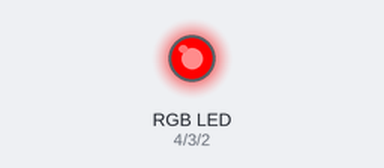
Simulated run of this sketch. Board: Arduino Uno, built with avr-gcc and run on an emulated ATmega328P. On the bench: an RGB LED mixed from three pins (HIGH = lit).

Above: at 0.5 s.
At 1.5 s:
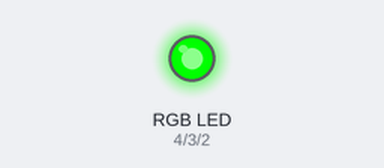
At 2.5 s:
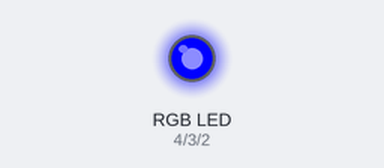
At 3.5 s:
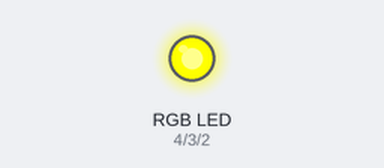
At 4.5 s:
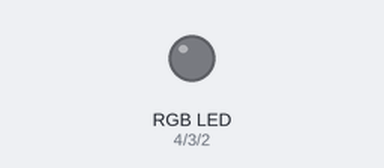
At 5.5 s:
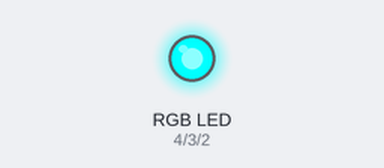
Timing chart, 0 to 6.9 s (numbered marks = the images above):
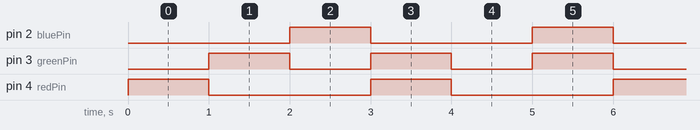

The sketch:

ledrgb.ino
```cpp
//on commence en spécifiant les broches vont être utilisées pour chacune des couleurs:
int redPin = 4;
int greenPin = 3;
int bluePin = 2;
//#define COMMON_ANODE
void setup()
{
// on fixe les sorties
  pinMode(redPin, OUTPUT);
  pinMode(greenPin, OUTPUT);
  pinMode(bluePin, OUTPUT);
}

void loop()
{
//partie expliquée dans la vidéo
  setColor(255, 0, 0);  // rouge
  //pause d'1 seconde
  delay(1000);
  setColor(0, 255, 0);  // vert
  delay(1000);
  setColor(0, 0, 255);  // bleu
  delay(1000);
  setColor(255, 255, 0);  // jaune
  delay(1000);
  setColor(80, 0, 80);  // rose /violet
  delay(1000);
  setColor(0, 255, 255);  // aqua
  delay(1000);
}

//Cette fonction prend trois arguments, l'un pour la luminosité des diodes rouges, vertes et bleues. Dans
//chaque cas, le nombre sera compris entre 0 et 255, ou 0 signifit off et 255 signifie une luminosité max. La fonction
//appelle ensuite analogWrite pour régler la luminosité de chaque led.

void setColor(int red, int green, int blue)
{
  #ifdef COMMON_ANODE
    red = 255 - red;
    green = 255 - green;
    blue = 255 - blue;
  #endif
  analogWrite(redPin, red);
  analogWrite(greenPin, green);
  analogWrite(bluePin, blue);
}
```

Measured:
- by itself, pin 2 (bluePin), pin 4 (redPin): alternates HIGH for 1.0 s and LOW for 2.0 s
- by itself, pin 3 (greenPin): alternates HIGH for 1.0 s and LOW for 1.0 s
- by itself, everything shown: repeats every 6.0 s, in 6 steps
